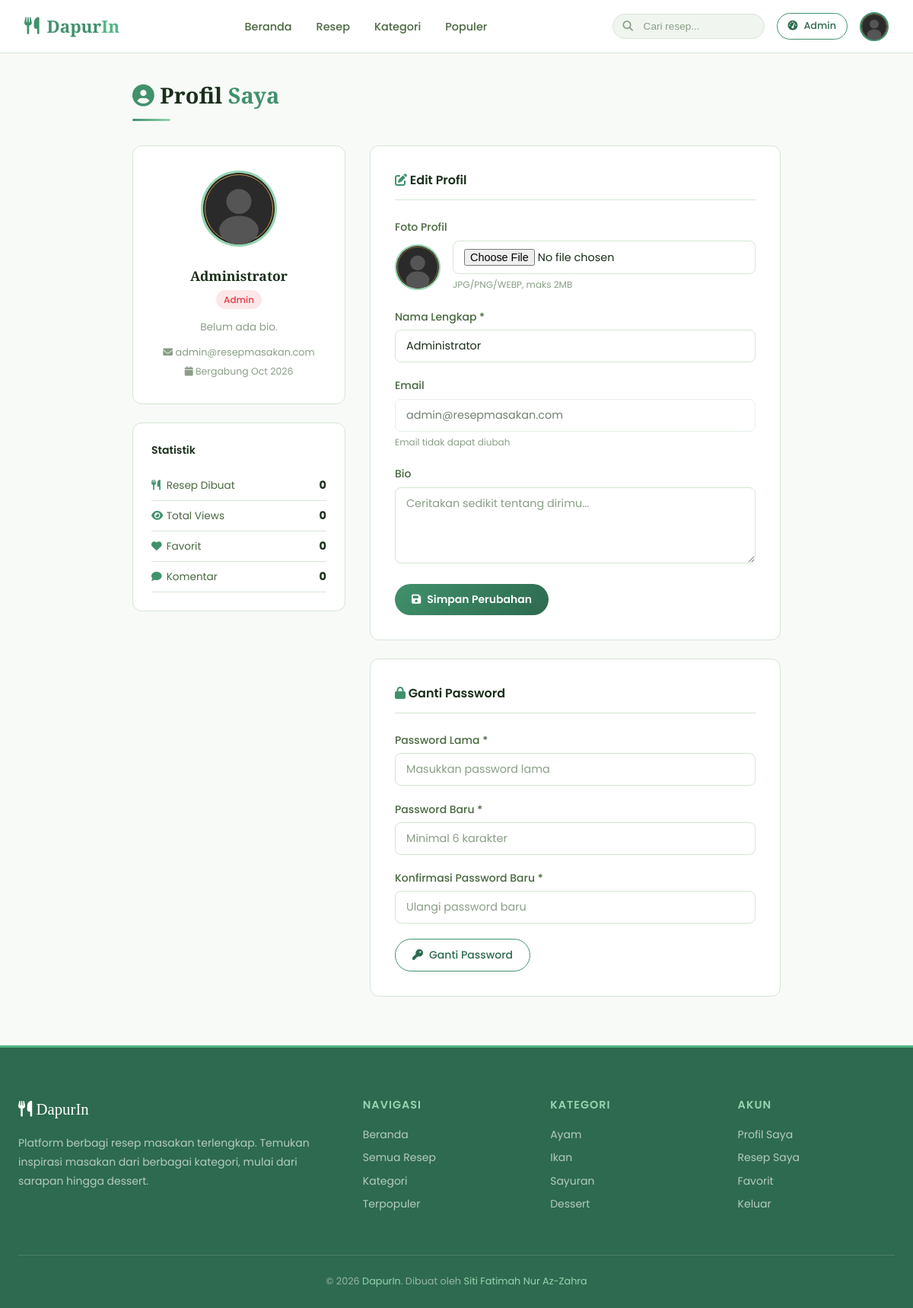
/user/profil.php (signed in), run on the app's committed database.
### tables this page shows
CREATE TABLE `users` (
    `id` INT(11) UNSIGNED NOT NULL AUTO_INCREMENT,
    `nama` VARCHAR(100) NOT NULL,
    `email` VARCHAR(100) NOT NULL UNIQUE,
    `password` VARCHAR(255) NOT NULL,
    `role` ENUM('admin', 'user') NOT NULL DEFAULT 'user',
    `foto` VARCHAR(255) DEFAULT 'default.png',
    `bio` TEXT DEFAULT NULL,
    `created_at` TIMESTAMP DEFAULT CURRENT_TIMESTAMP,
    `updated_at` TIMESTAMP DEFAULT CURRENT_TIMESTAMP ON UPDATE CURRENT_TIMESTAMP,
    PRIMARY KEY (`id`)
);

### user/profil.php (the view, shortened to what this page needs)
<?php
$user_id    = (int)$_SESSION['user_id'];
$stmt = mysqli_prepare($koneksi, "SELECT * FROM users WHERE id = ?");
mysqli_stmt_bind_param($stmt, 'i', $user_id);
mysqli_stmt_execute($stmt);
$user = mysqli_fetch_assoc(mysqli_stmt_get_result($stmt));
$stats = mysqli_fetch_assoc(mysqli_query($koneksi,
    "SELECT COUNT(*) as total_resep,
     SUM(views) as total_views,
     (SELECT COUNT(*) FROM favorit WHERE id_user=$user_id) as total_favorit,
     (SELECT COUNT(*) FROM komentar WHERE id_user=$user_id) as total_komentar
     FROM resep WHERE user_id=$user_id"));
require_once '../includes/header.php';
?>
<div style="background:#f8faf8; min-height:100vh; padding:2rem 0 4rem;">
<div class="container" style="max-width:900px;">
    <div style="margin-bottom:2rem;">
        <h1 style="font-family:'Playfair Display',serif; font-size:1.8rem; color:var(--text-primary);">
            <i class="fas fa-user-circle" style="color:var(--green);"></i> Profil <span style="color:var(--green);">Saya</span>
        </h1>
        <div class="divider"></div>
    </div>
    <div style="display:grid; grid-template-columns:280px 1fr; gap:2rem; align-items:start;">
        <div>
            <div style="background:#fff; border:1px solid var(--border); border-radius:var(--radius); padding:2rem; text-align:center; margin-bottom:1.5rem;">
                <div style="position:relative; display:inline-block; margin-bottom:1rem;">
                    <img src="/resep-masakan/uploads/profil/<?= htmlspecialchars($user['foto'] ?? 'default.png') ?>"
                         id="foto-preview"
                         style="width:100px; height:100px; border-radius:50%; object-fit:cover; border:3px solid var(--green-light);"
                         onerror="this.src='/resep-masakan/assets/images/default-avatar.svg'">
                </div>
                <h3 style="font-family:'Playfair Display',serif; font-size:1.1rem; color:var(--text-primary); margin-bottom:4px;">
                    <?= htmlspecialchars($user['nama']) ?>
                </h3>
                <span class="badge badge-<?= $user['role']==='admin' ? 'sulit' : 'mudah' ?>" style="margin-bottom:0.8rem; display:inline-block;">
                    <?= ucfirst($user['role']) ?>
                </span>
                <p style="font-size:0.85rem; color:var(--text-muted); line-height:1.6;">
                    <?= $user['bio'] ? htmlspecialchars($user['bio']) : 'Belum ada bio.' ?>
                </p>
                <div style="font-size:0.8rem; color:var(--text-muted); margin-top:0.8rem;">
                    <i class="fas fa-envelope"></i> <?= htmlspecialchars($user['email']) ?>
                </div>
                <div style="font-size:0.78rem; color:var(--text-muted); margin-top:4px;">
                    <i class="fas fa-calendar"></i> Bergabung <?= date('M Y', strtotime($user['created_at'])) ?>
                </div>
            </div>
            <div style="background:#fff; border:1px solid var(--border); border-radius:var(--radius); padding:1.5rem;">
                <h4 style="font-size:0.875rem; font-weight:600; color:var(--text-primary); margin-bottom:1rem;">Statistik</h4>
                <?php
                $stat_items = [
                    ['label'=>'Resep Dibuat', 'value'=>$stats['total_resep'], 'icon'=>'fa-utensils'],
                    ['label'=>'Total Views',  'value'=>number_format($stats['total_views'] ?? 0), 'icon'=>'fa-eye'],
                    ['label'=>'Favorit',      'value'=>$stats['total_favorit'], 'icon'=>'fa-heart'],
                    ['label'=>'Komentar',     'value'=>$stats['total_komentar'], 'icon'=>'fa-comment'],
                ];
                foreach ($stat_items as $s):
                ?>
                <div style="display:flex; justify-content:space-between; align-items:center; padding:8px 0; border-bottom:1px solid var(--border);">
                    <span style="font-size:0.85rem; color:var(--text-secondary);">
                        <i class="fas <?= $s['icon'] ?>" style="color:var(--green); width:16px;"></i>
                        <?= $s['label'] ?>
                    </span>
                    <strong style="font-size:0.9rem; color:var(--text-primary);"><?= $s['value'] ?></strong>
                </div>
                <?php endforeach; ?>
            </div>
        </div>
        <div>
            <div style="background:#fff; border:1px solid var(--border); border-radius:var(--radius); padding:2rem; margin-bottom:1.5rem;" class="">
                <h3 style="font-size:1rem; font-weight:600; color:var(--text-primary); margin-bottom:1.5rem; padding-bottom:0.8rem; border-bottom:1px solid var(--border);">
                    <i class="fas fa-edit" style="color:var(--green);"></i> Edit Profil
                </h3>
                <form method="POST" enctype="multipart/form-data">
                    <div class="form-group">
                        <label class="form-label">Foto Profil</label>
                        <div style="display:flex; align-items:center; gap:1rem;">
                            <img src="/resep-masakan/uploads/profil/<?= htmlspecialchars($user['foto'] ?? 'default.png') ?>"
                                 id="preview-img"
                                 style="width:60px; height:60px; border-radius:50%; object-fit:cover; border:2px solid var(--green-light);"
                                 onerror="this.src='/resep-masakan/assets/images/default-avatar.svg'">
                            <div style="flex:1;">
                                <input type="file" name="foto" class="form-control" accept="image/*"
                                       onchange="previewFoto(this)">
                                <small style="color:var(--text-muted); font-size:0.75rem;">JPG/PNG/WEBP, maks 2MB</small>
                            </div>
                        </div>
                    </div>
                    <div class="form-group">
                        <label class="form-label">Nama Lengkap *</label>
                        <input type="text" name="nama" class="form-control"
                               value="<?= htmlspecialchars($user['nama']) ?>" required>
                    </div>
                    <div class="form-group">
                        <label class="form-label">Email</label>
                        <input type="email" class="form-control"
                               value="<?= htmlspecialchars($user['email']) ?>" disabled
                               style="opacity:0.6; cursor:not-allowed;">
                        <small style="color:var(--text-muted); font-size:0.75rem;">Email tidak dapat diubah</small>
                    </div>
                    <div class="form-group">
                        <label class="form-label">Bio</label>
                        <textarea name="bio" class="form-control" rows="3"
                                  placeholder="Ceritakan sedikit tentang dirimu..."><?= htmlspecialchars($user['bio'] ?? '') ?></textarea>
                    </div>
                    <button type="submit" class="btn btn-gold">
                        <i class="fas fa-save"></i> Simpan Perubahan
                    </button>
                </form>
            </div>
            <div style="background:#fff; border:1px solid var(--border); border-radius:var(--radius); padding:2rem;" class="">
                <h3 style="font-size:1rem; font-weight:600; color:var(--text-primary); margin-bottom:1.5rem; padding-bottom:0.8rem; border-bottom:1px solid var(--border);">
                    <i class="fas fa-lock" style="color:var(--green);"></i> Ganti Password
                </h3>
                <form method="POST">
                    <div class="form-group">
                        <label class="form-label">Password Lama *</label>
                        <input type="password" name="password_lama" class="form-control"
                               placeholder="Masukkan password lama" required>
                    </div>
                    <div class="form-group">
                        <label class="form-label">Password Baru *</label>
                        <input type="password" name="password_baru" class="form-control"
                               placeholder="Minimal 6 karakter" minlength="6" required>
                    </div>
                    <div class="form-group">
                        <label class="form-label">Konfirmasi Password Baru *</label>
                        <input type="password" name="password_konfirm" class="form-control"
                               placeholder="Ulangi password baru" required>
                    </div>
                    <button type="submit" class="btn btn-outline">
                        <i class="fas fa-key"></i> Ganti Password
                    </button>
                </form>
            </div>
        </div>
    </div>
</div>
</div>
<?php require_once '../includes/footer.php'; ?>

### assets/css/style.css (style rules this page uses)
:root { --bg-primary: #f8faf8; --bg-secondary: #f0f5f0; --bg-card: #ffffff; --bg-hover: #e8f0e8; --green-dark: #2d6a4f; --green: #40916c; --green-mid: #52b788; --green-light: #95d5b2; --green-pale: #d8f3dc; --gold: #b5893a; --gold-light: #d4a853; --text-primary: #1a2e1a; --text-secondary: #4a6741; --text-muted: #8a9e87; --border: #d4e6d4; --border-green: rgba(64, 145, 108, 0.3); --danger: #e63946; --success: #2d6a4f; --warning: #e9c46a; --info: #4361ee; --shadow: 0 4px 20px rgba(45, 106, 79, 0.1); --shadow-green: 0 4px 20px rgba(64, 145, 108, 0.2); --radius: 12px; --radius-sm: 8px; --transition: all 0.3s ease; }
*, *::before, *::after { margin: 0; padding: 0; box-sizing: border-box; }
html { scroll-behavior: smooth; }
body { font-family: 'Poppins', sans-serif; background-color: var(--bg-primary); color: var(--text-primary); line-height: 1.6; overflow-x: hidden; }
img { max-width: 100%; height: auto; display: block; }
.btn { display: inline-flex; align-items: center; gap: 8px; padding: 10px 22px; border-radius: 25px; font-size: 0.875rem; font-weight: 500; font-family: 'Poppins', sans-serif; cursor: pointer; border: none; transition: var(--transition); text-decoration: none; }
.btn-gold { background: linear-gradient(135deg, var(--green), var(--green-dark)); color: #ffffff; font-weight: 600; }
.btn-outline { background: transparent; color: var(--green-dark); border: 1.5px solid var(--green); }
.badge { display: inline-block; padding: 3px 10px; border-radius: 20px; font-size: 0.75rem; font-weight: 500; }
.badge-sulit { background: rgba(230,57,70,0.12); color: var(--danger); }
.container { max-width: 1200px; margin: 0 auto; padding: 0 1.5rem; }
.divider { width: 50px; height: 3px; background: linear-gradient(to right, var(--green), var(--green-light)); border-radius: 2px; margin: 0.5rem 0 2rem; }
.form-group { margin-bottom: 1.2rem; }
.form-label { display: block; font-size: 0.875rem; color: var(--text-secondary); margin-bottom: 6px; font-weight: 500; }
.form-control { width: 100%; background: var(--bg-card); border: 1.5px solid var(--border); border-radius: var(--radius-sm); padding: 10px 14px; color: var(--text-primary); font-size: 0.9rem; font-family: 'Poppins', sans-serif; transition: var(--transition); }
.form-control::placeholder { color: var(--text-muted); }
textarea.form-control { resize: vertical; min-height: 100px; }
.page-enter { animation: fadeIn 0.5s ease; }

### data on the page
users: nama "Administrator", role "Admin", email "admin@resepmasakan.com", created_at "Oct 2026"

### other printed values
$s['label'] "Resep Dibuat"
$s['value'] "0"
$s['label'] "Total Views"
$s['label'] "Favorit"
$s['label'] "Komentar"
